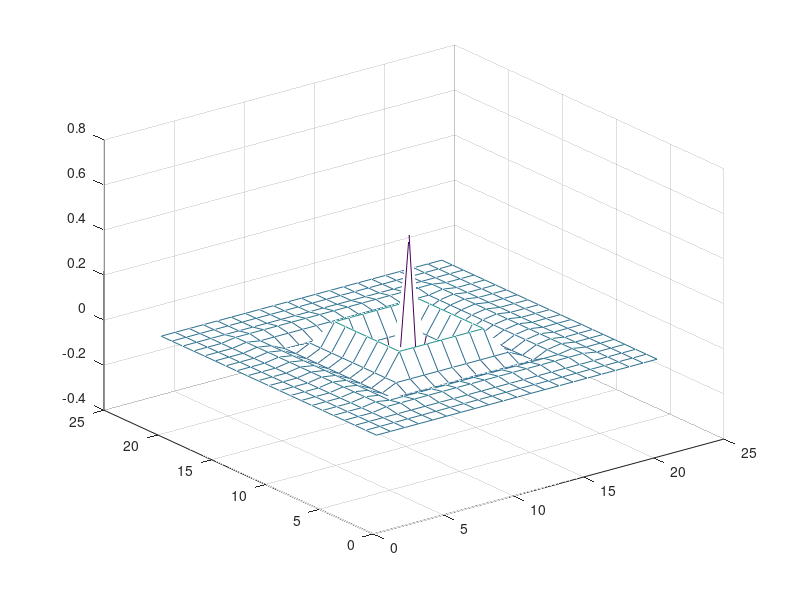
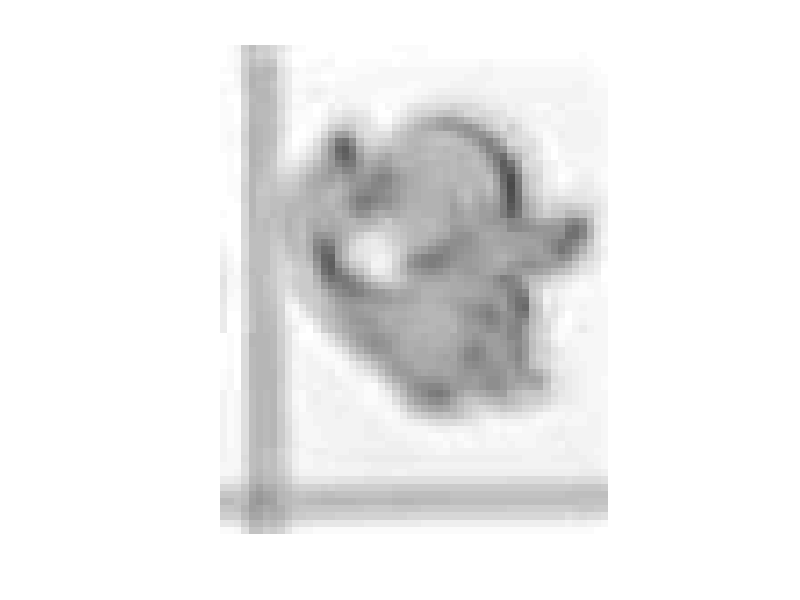
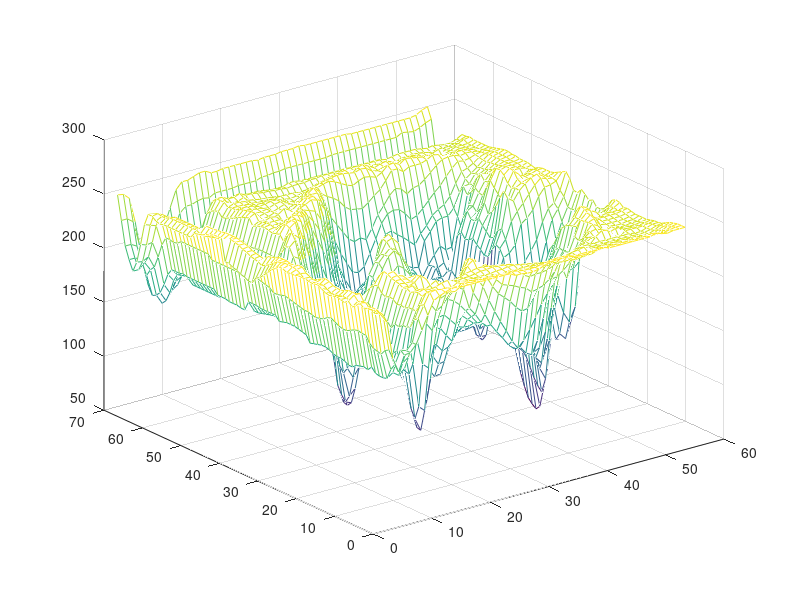
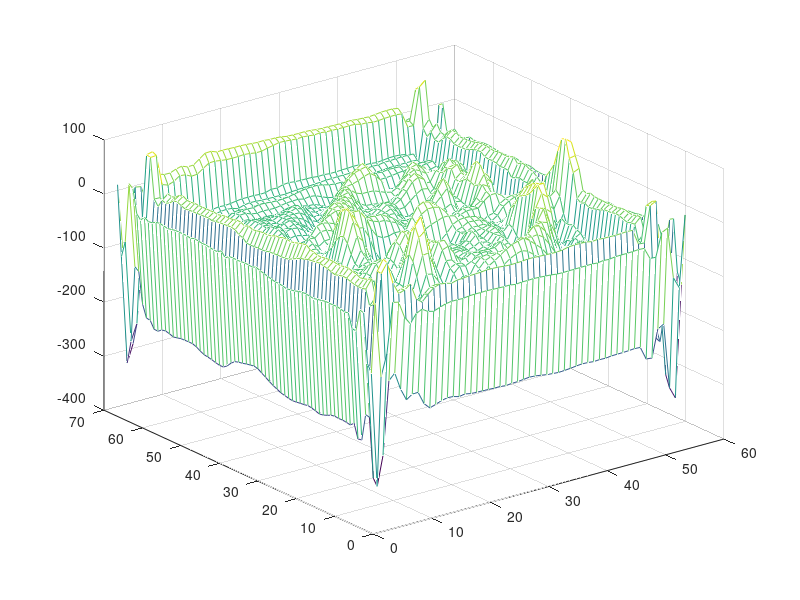

Source code (MATLAB) for these figures, in order: (Note: this script raises an error after producing the figures.)
clc;clear

load('subofgc.mat');


% 设计滤波器
H=[0 0 0 0.01 0 -0.03 0 0.1 0 -0.3 0.5];

H2=ones(21,21);

for idx=1:11
    H2(idx,idx:22-idx)=H2(idx,idx:22-idx)*H(idx);
    if idx<11
        H2(22-idx,idx:22-idx)=H2(22-idx,idx:22-idx)*H(idx);
        H2(idx+1:21-idx,idx)=H2(idx+1:21-idx,idx)*H(idx);
        H2(idx+1:21-idx,22-idx)=H2(idx+1:21-idx,22-idx)*H(idx);
    end

end
figure;
mesh(H2);

% 测试

figure;
imshow(sub_ggt{6,7});

figure;
mesh(sub_ggt{6,7});

ex1= filter2(H2,sub_ggt{6,7});
figure;
mesh(ex1);
figure;
imshow(ex1);


% 批处理
[n,m]=size(sub_ggt);

sub_ggt_H=sub_ggt;

for idx = 1:n
    for idy =1:m
        sub_ggt_H{idx,idy}=filter2(H2,sub_ggt{idx,idy});
    end
end


%相似度排序

list=zeros((n*m+1)*n*m/2,5);
i=1;
for idx=1:n*m
    for idy=idx+1:n*m
        x1=floor((idx-1)/m)+1;
        y1=mod(idx-1,m)+1;
        x2=floor((idy-1)/m)+1;
        y2=mod(idy-1,m)+1;
        list(i,:)=[x1 y1 x2 y2 ssim(sub_ggt_H{x1,y1},sub_ggt_H{x2,y2})];
        i=i+1;
    end
end

[ssimsorted,I]=sort(list(:,5),'descend');


list_A=list(:,1);
list_B=list(:,2);
list_C=list(:,3);
list_D=list(:,4);
listsorted=[list_A(I) list_B(I) list_C(I) list_D(I) ssimsorted];

% 最相似的十对图像块

figure;
for idx=1:10
    subplot(5,4,idx*2-1);
    imshow(sub_ggt{listsorted(idx,1),listsorted(idx,2)});
    subplot(5,4,idx*2);
    imshow(sub_ggt{listsorted(idx,3),listsorted(idx,4)});
    xlabel(listsorted(idx,5));
end
